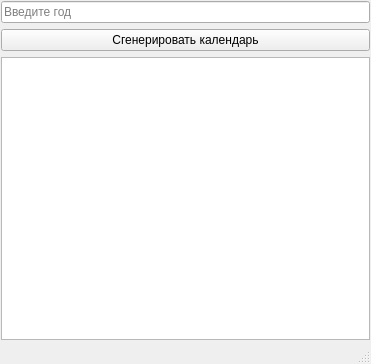
<?xml version="1.0" encoding="UTF-8"?>
<ui version="4.0">
 <class>MainWindow</class>
 <widget class="QMainWindow" name="MainWindow">
  <property name="geometry">
   <rect>
    <x>0</x>
    <y>0</y>
    <width>371</width>
    <height>364</height>
   </rect>
  </property>
  <property name="windowTitle">
   <string>MainWindow</string>
  </property>
  <widget class="QWidget" name="centralwidget">
   <widget class="QWidget" name="verticalLayoutWidget">
    <property name="geometry">
     <rect>
      <x>0</x>
      <y>0</y>
      <width>371</width>
      <height>341</height>
     </rect>
    </property>
    <layout class="QVBoxLayout" name="verticalLayout">
     <property name="leftMargin">
      <number>1</number>
     </property>
     <property name="topMargin">
      <number>1</number>
     </property>
     <property name="rightMargin">
      <number>1</number>
     </property>
     <property name="bottomMargin">
      <number>1</number>
     </property>
     <item>
      <widget class="QLineEdit" name="year_edit">
       <property name="toolTip">
        <string>Введите год</string>
       </property>
       <property name="inputMask">
        <string/>
       </property>
       <property name="placeholderText">
        <string>Введите год</string>
       </property>
      </widget>
     </item>
     <item>
      <widget class="QPushButton" name="pushButton">
       <property name="text">
        <string>Сгенерировать календарь</string>
       </property>
      </widget>
     </item>
     <item>
      <widget class="QTextEdit" name="textEdit"/>
     </item>
    </layout>
   </widget>
  </widget>
  <widget class="QStatusBar" name="statusbar"/>
 </widget>
 <resources/>
 <connections/>
</ui>
